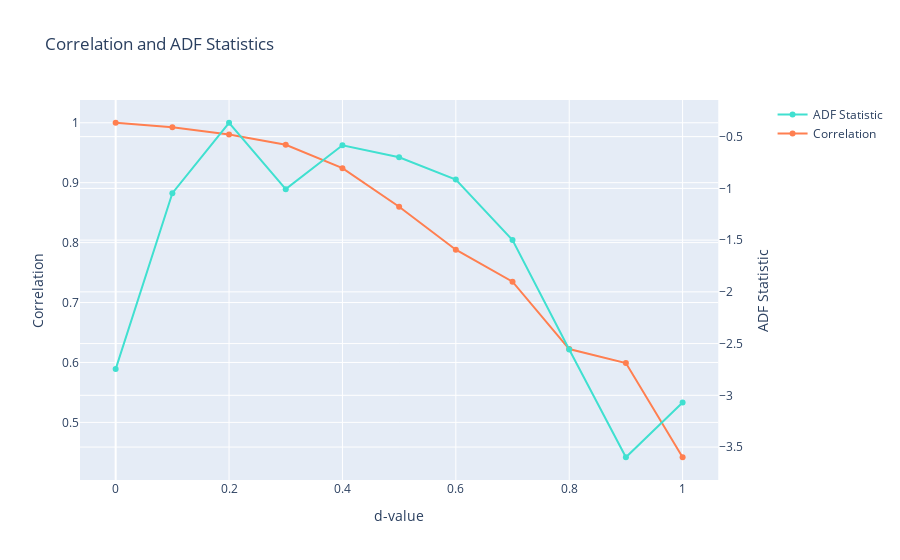

Source (notebook cell):
### Markdown cell above
Given that we know the amount we want to difference our price series, fractionally differentiated features, and the minimum d value that passes the ADF test can be derived as follows:

### Code cell
# Derive the fractionally differentiated features
frac_diff_series = frac_diff_ffd(data, 0.5)
# Plot the graph to find the minimum d
# Make sure the input dataframe has a 'close' column
fig, corr_array = plot_min_ffd(data)
fig

### Figure 1 — Plotly figure (JSON) as saved in the notebook; plotly's stock layout.template omitted (floating-point values rounded to 4 significant figures)
{"data": [{"line": {"color": "turquoise"}, "name": "ADF Statistic", "type": "scatter", "x": [0, 0.1, 0.2, 0.3, 0.4, 0.5, 0.6, 0.7, 0.8, 0.9, 1], "xaxis": "x", "y": [-2.747, -1.047, -0.3657, -1.007, -0.5827, -0.699, -0.9149, -1.5, -2.556, -3.599, -3.07], "yaxis": "y2"}, {"line": {"color": "coral"}, "name": "Correlation", "type": "scatter", "x": [0, 0.1, 0.2, 0.3, 0.4, 0.5, 0.6, 0.7, 0.8, 0.9, 1], "xaxis": "x", "y": [1, 0.9924, 0.9803, 0.9633, 0.9243, 0.8599, 0.7882, 0.7348, 0.6224, 0.5989, 0.4418], "yaxis": "y"}], "layout": {"title": {"text": "Correlation and ADF Statistics"}, "xaxis": {"anchor": "y", "domain": [0, 0.94], "title": {"text": "d-value"}}, "yaxis": {"anchor": "x", "domain": [0, 1], "title": {"text": "Correlation"}}, "yaxis2": {"anchor": "x", "overlaying": "y", "side": "right", "title": {"text": "ADF Statistic"}}}}
